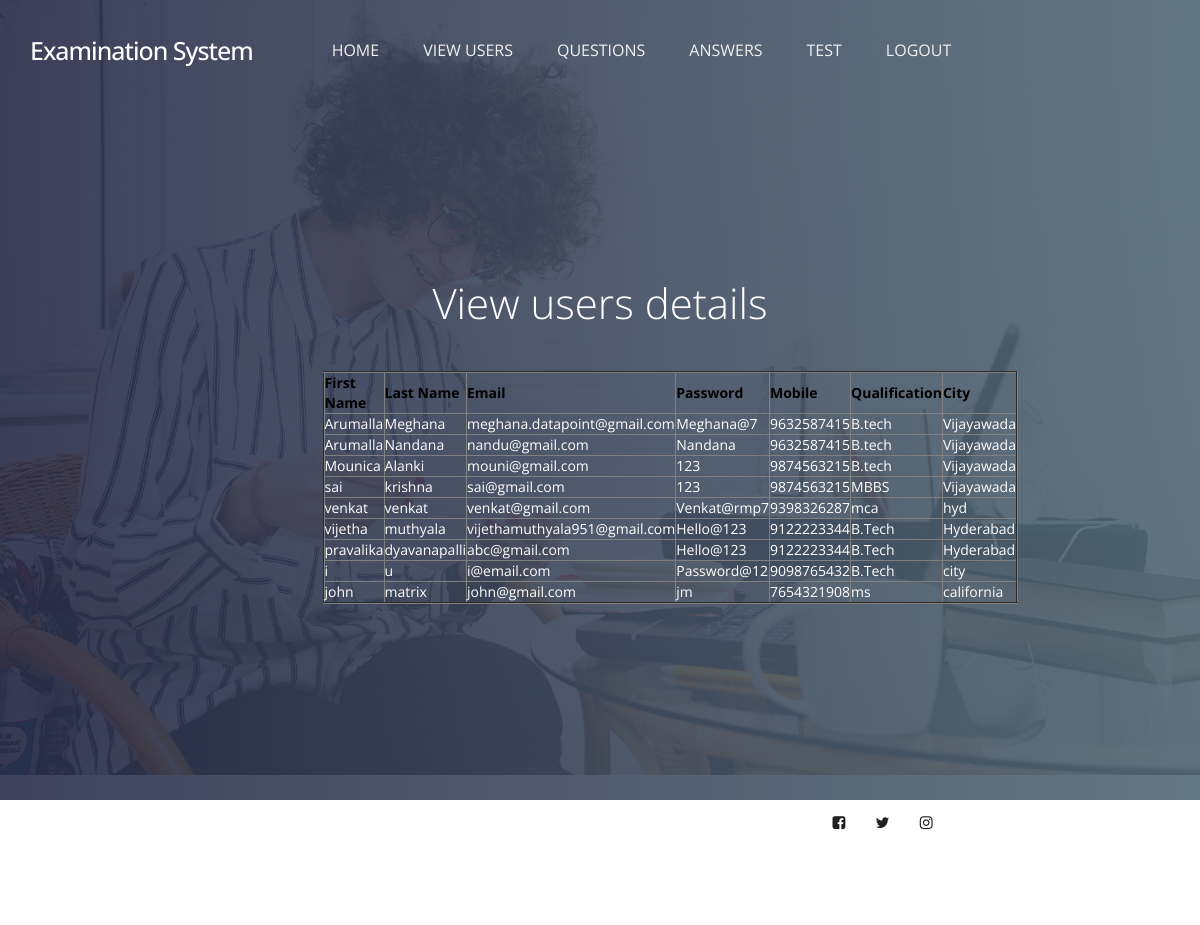
The page /usersdata/ on the database its author committed.
### user/models.py (models this page shows, shortened)
class user(models.Model):
    firstname = models.CharField(max_length=50)
    lastname = models.CharField(max_length=50)
    email = models.EmailField()
    passwd = models.CharField(max_length=40)
    mobileno = models.CharField(max_length=50, default="", editable=True)
    qualification = models.CharField(max_length=40)
    city = models.CharField(max_length=50)
    status = models.CharField(max_length=40,default="", editable=True)
    class Meta:
        db_table='userregister'

### examination/views.py (the view)
# urls.py: path('usersdata/', examination.usersdata, name='usersdata'),
def usersdata(request):
    object = user.objects.all()
    return render(request, "examination/userdata.html", {"object": object})

### assets/templates/examination/userdata.html
{% extends 'examinationbase.html' %}
{% load static %}
{% block contents %}
<section id="home" data-stellar-background-ratio="0.5">
          <div class="overlay"></div>
          <div class="container">
               <div class="row">
                    <div class="col-md-offset-3 col-md-6 col-sm-12">
                         <div class="home-info">
                              <h1 style="color:white">View users details </h1>
                            <center><table border="2px solid blue" align="center">
                                  <tr><th style="color:black">First Name</th>
                                    <th style="color:black">Last Name</th>
                                    <th style="color:black">Email</th>
                                    <th style="color:black">Password</th>
                                    <th style="color:black">Mobile</th>
                                    <th style="color:black">Qualification</th>
                                    <th style="color:black">City</th>
                                  </tr>
                              {% for x in object %}
                                  <tr style="color:white">
                                    <td>{{x.firstname}}</td>
                                    <td>{{x.lastname}}</td>
                                    <td>{{x.email}}</td>
                                    <td>{{x.passwd}}</td>
                                    <td>{{x.mobileno}}</td>
                                    <td>{{x.qualification}}</td>
                                    <td>{{x.city}}</td>
                                     </tr>
                                    {% endfor %}
                            </table></center>
                         </div>
                    </div>
               </div>
          </div>
     </section>
{% endblock %}

### assets/templates/examinationbase.html (shortened to what this page needs)
{% load static %}
<!DOCTYPE html>
<html lang="en">
<head>
     <link rel="stylesheet" href="{% static 'css/bootstrap.min.css' %}">
     <link rel="stylesheet" href="{% static 'css/owl.carousel.css' %}">
     <link rel="stylesheet" href="{% static 'css/owl.theme.default.min.css' %}">
     <link rel="stylesheet" href="{% static 'css/font-awesome.min.css' %}">
     <link rel="stylesheet" href="{% static 'css/tooplate-style.css' %}">
</head>
<body>
     <section class="navbar custom-navbar navbar-fixed-top" role="navigation">
          <div class="container">
               <div class="navbar-header">
                    <a href="{% url 'index' %}" class="navbar-brand">Examination System </a>
               </div>
               <div class="collapse navbar-collapse">
                    <ul class="nav navbar-nav">
                         <li><a href="{% url 'index' %}" class="smoothScroll">HOME</a></li>
                         <li><a href="{% url 'usersdata' %}" class="smoothScroll">VIEW USERS</a></li>
                         <li><a href="{% url 'examquestions' %}" class="smoothScroll">QUESTIONS</a></li>
                         <li><a href="{% url 'qanswers' %}" class="smoothScroll">ANSWERS</a></li>
                         <li><a href="{% url 'userresult' %}" class="smoothScroll">TEST</a></li>
                         <li><a href="{% url 'adminlogin' %}"s class="smoothScroll">LOGOUT</a></li>
                    </ul>
               </div>
          </div>
     </section>
{% block contents %}
            {% endblock %}
     <footer id="footer" data-stellar-background-ratio="0.5">
          <div class="container">
               <div class="row">
                    <div class="copyright-text col-md-12 col-sm-12">
                         <div class="col-md-6 col-sm-6">
                         </div>
                         <div class="col-md-6 col-sm-6">
                              <ul class="social-icon">
                                   <li><a href="#" class="fa fa-facebook-square" attr="facebook icon"></a></li>
                                   <li><a href="#" class="fa fa-twitter"></a></li>
                                   <li><a href="#" class="fa fa-instagram"></a></li>
                              </ul>
                         </div>
                    </div>
               </div>
          </div>
     </footer>
</body>
</html>

### assets/static/css/tooplate-style.css (style rules this page uses)
body { font-family: 'Open Sans', sans-serif; overflow-x: hidden; background: #f9f9f9; }
h1,h2,h3,h4,h5,h6 { font-weight: 300; line-height: normal; }
h1 { font-size: 3em; }
html { -webkit-font-smoothing: antialiased; }
a { color: #202020; text-decoration: none !important; }
a, input, button, .form-control { -webkit-transition: 0.5s; transition: 0.5s; }
section { position: relative; padding: 100px 0; }
#contact, footer { background: #ffffff; text-align: center; }
.overlay { background: #536976; background: -webkit-linear-gradient(to right, #292E49, #536976); background: linear-gradient(to right, #292E49, #536976); opacity: 0.9; position: absolute; top: 0; right: 0; bottom: 0; left: 0; width: 100%; height: 100%; }
.custom-navbar { border: none; margin-bottom: 0; padding: 25px 0; }
.custom-navbar .navbar-brand { color: #ffffff; font-size: 25px; font-weight: 500; letter-spacing: -1px; }
.custom-navbar .navbar-nav { margin-left: 6em; }
.custom-navbar .nav li a { font-size: 16px; font-weight: normal; color: #f0f0f0; padding-right: 22px; padding-left: 22px; }
@media (min-width:768px) { .custom-navbar { border-bottom: 0; background: 0 0; } }
#home { background: url('../images/home-bg.jpg') no-repeat center center; background-size: cover; vertical-align: middle; display: -webkit-box; display: -webkit-flex; display: -ms-flexbox; display: flex; -webkit-box-align: center; -webkit-align-items: center; -ms-flex-align: center; align-items: center; min-height: 100vh; position: relative; padding-top: 12em; text-align: center; }
#home h1 { color: #ffffff; margin-top: 10px; margin-bottom: 40px; }
.home-info { margin-top: 7em; }
footer { padding-bottom: 80px; }
.social-icon { position: relative; padding: 0; margin: 0; }
.social-icon li { display: inline-block; list-style: none; }
.social-icon li a { border-radius: 50px; color: #202020; font-size: 15px; width: 35px; height: 35px; line-height: 35px; text-decoration: none; text-align: center; position: relative; margin: 5px 5px 5px 0; }
@media only screen and (max-width: 1200px) { .custom-navbar .navbar-nav { margin-left: 3em; } }
@media only screen and (max-width: 1200px) { .home-info { margin-top: 0; } }

### rows shown on the page
user: firstname "Arumalla", lastname "Meghana", email "meghana.datapoint@gmail.com", passwd "Meghana@7", mobileno "9632587415", qualification "B.tech", city "Vijayawada"
user: firstname "Arumalla", lastname "Nandana", email "nandu@gmail.com", passwd "Nandana", mobileno "9632587415", qualification "B.tech", city "Vijayawada"
user: firstname "Mounica", lastname "Alanki", email "mouni@gmail.com", passwd "123", mobileno "9874563215", qualification "B.tech", city "Vijayawada"
user: firstname "sai", lastname "krishna", email "sai@gmail.com", passwd "123", mobileno "9874563215", qualification "MBBS", city "Vijayawada"
user: firstname "venkat", lastname "venkat", email "venkat@gmail.com", passwd "Venkat@rmp7", mobileno "9398326287", qualification "mca", city "hyd"
user: firstname "vijetha", lastname "muthyala", email "vijethamuthyala951@gmail.com", passwd "Hello@123", mobileno "9122223344", qualification "B.Tech", city "Hyderabad"
user: firstname "pravalika", lastname "dyavanapalli", email "abc@gmail.com", passwd "Hello@123", mobileno "9122223344", qualification "B.Tech", city "Hyderabad"
user: firstname "i", lastname "u", email "i@email.com", passwd "Password@12", mobileno "9098765432", qualification "B.Tech", city "city"
user: firstname "john", lastname "matrix", email "john@gmail.com", passwd "jm", mobileno "7654321908", qualification "ms", city "california"
